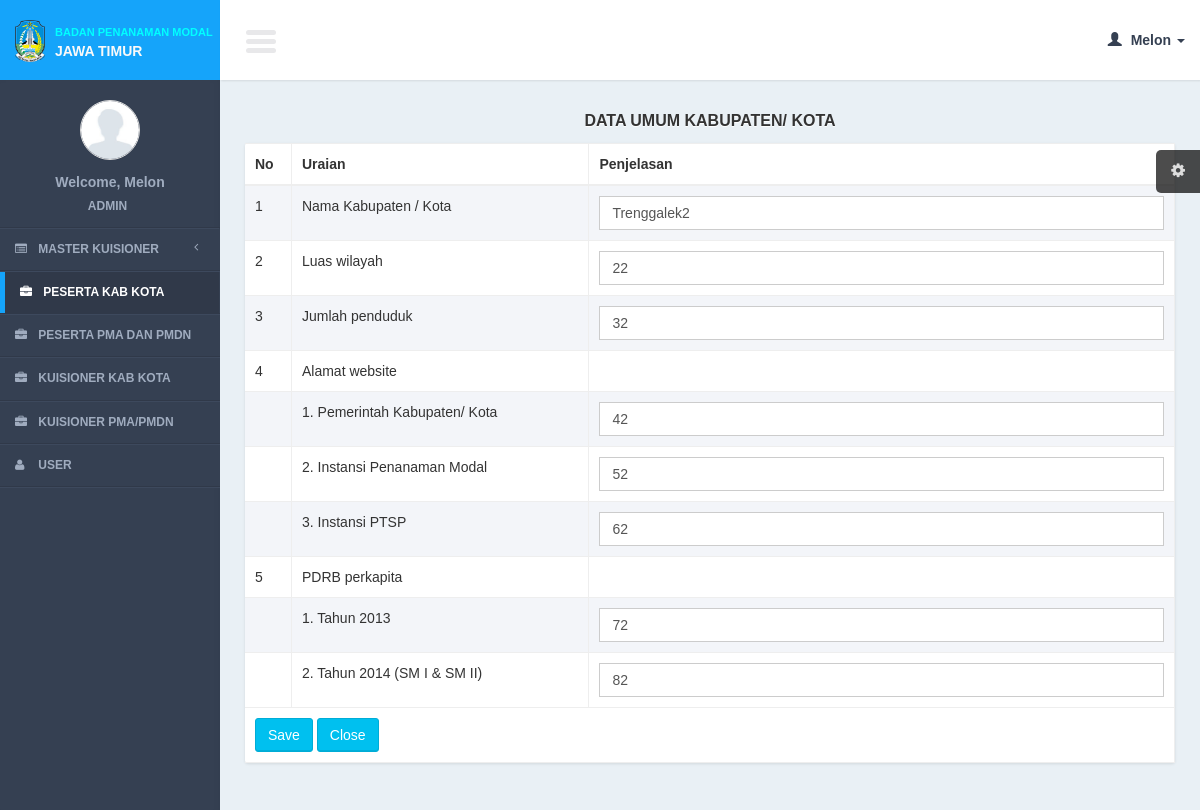
/controllers/participant.php?page=form&id=4 (signed in), run on the app's committed database.
### tables this page shows
CREATE TABLE IF NOT EXISTS `participants1` (
`participant1_id` int(11) NOT NULL,
  `q1_id` int(11) NOT NULL,
  `participant1_question` text NOT NULL,
  `participant1_answer` text NOT NULL,
  `participant_id` int(11) NOT NULL
);

CREATE TABLE IF NOT EXISTS `participants1_details` (
`participant1_detail_id` int(11) NOT NULL,
  `participant1_id` int(11) NOT NULL,
  `q1d_id` int(11) NOT NULL,
  `participant1_detail_question` text NOT NULL,
  `participant1_detail_answer` text NOT NULL
);

CREATE TABLE IF NOT EXISTS `questions1` (
`q1_id` int(11) NOT NULL,
  `q1_name` text NOT NULL,
  `q1_get_child` int(11) NOT NULL,
  `data_id` int(11) NOT NULL
);

### models/participant_model.php (called while the page is built, shortened)
<?php
function select_participants1($id){
	$query = mysql_query("select a.*, b.q1_get_child
		from participants1 a
		join questions1 b on b.q1_id = a.q1_id
		where participant_id = '$id'
		order by participant_id
		");
	return $query;
}
function select_child($type, $id){
	if($type == 1){
		$query = mysql_query("select * from questions1_details where q1_id = '".$id."'
												order by q1d_id");
	}else{
		$query = mysql_query("select * from participants1_details where participant1_id= '".$id."'
												order by participant1_detail_id");
	}
	return $query;
}
?>

### views/participant/form.php (the view, shortened to what this page needs)
      <section class="content">
          <div class="row">
              <div class="col-xs-12">
                 <div class="title_page"> DATA UMUM KABUPATEN/ KOTA</div>
                  <div class="box">
                      <div class="box-body no-padding">
                        <form action="<?= $action?>" method="post" enctype="multipart/form-data" role="form">
                             <table width="100%" class="table table-bordered table-striped" id="">
                              <thead>
                                  <tr>
                                  <th width="5%">No</th>
                                      <th width="32%">Uraian</th>
                                      <th width="63%">Penjelasan</th>
                                  </tr>
                              </thead>
                              <tbody>
                                  <?php
                                 $no = 1;
                                  while($row = mysql_fetch_array($query)){
	if($type == 1){
		$question = $row['q1_name'];
		$answer = '';
		$id_child = $row['q1_id'];
	}else{
		$question = $row['participant1_question'];
		$answer = $row['participant1_answer'];
		$id_child = $row['participant1_id'];
	}
                                  ?>
                                  <tr>
                                  <td><?= $no?></td>
                                      <td><?= $question ?></td>
                                       <td>
                           <?php
if($row['q1_get_child']==0){
?>
                           <input required type="text" name="i_participants1_<?= $no ?>" class="form-control" placeholder="" value="<?= $answer ?>"/>
                           <?php
}
?>
                                       </td>
                                  </tr>
                                  <?php
                                  if($row['q1_get_child'] == 1){
	?>
                                   <?php
		$query_child = select_child($type, $id_child);
		$no_child = 1;
                                       while($row_child = mysql_fetch_array($query_child)){
				if($type == 1){
					$question_child = $row_child['q1d_name'];
					$answer_child = '';
				}else{
					$question_child = $row_child['participant1_detail_question'];
					$answer_child = $row_child['participant1_detail_answer'];
				}
                                      ?>
                                  <tr>
                                  <td>&nbsp;</td>
                                   <td  >
                                   	<?= $no_child.". ".$question_child;?></td>
                                      <td>
                                      <input required="required" type="text" name="i_participants1_detail_<?= $row['q1_id']?>_<?= $no_child  ?>" class="form-control" placeholder="" value="<?= $answer_child?>"/>
                                      </td>
                                      </tr>
		<?php
		$no_child++;
		 }
		?>
                                  <?php
	}
	$no++;
                                  }
                                  ?>
                              </tbody>
                               <tfoot>
                                  <tr>
                                      <td colspan="4">     <input class="btn btn-info" type="submit" value="Save"/>  <a href="<?= $close_button?>" class="btn btn-info" >Close</a></td>
                                  </tr>
                              </tfoot>
                          </table>
                          </form>
                      </div>
                  </div>
              </div>
          </div>
     </section>

### css/AdminLTE.css (style rules this page uses)
html { font-family: 'Source Sans Pro', sans-serif; -webkit-font-smoothing: antialiased; min-height: 100%; background: #354052; }
body { font-family: 'Source Sans Pro', sans-serif; -webkit-font-smoothing: antialiased; min-height: 100%; background: #E9F0F5; }
a { color: #3c8dbc; }
.content { padding: 30px 10px; }
.no-padding { padding: 0px !important; }
.table-striped > tbody > tr:nth-child(odd), .table-striped > tbody > tr:nth-child(odd) { background:#F3F5F9; }
.form-control { -webkit-border-radius: 0px !important; -moz-border-radius: 0px !important; border-radius: 0px !important; box-shadow: none; }
.box { position: relative; margin-bottom: 20px; -webkit-border-radius: 3px; -moz-border-radius: 3px; border-radius: 3px !important; width: 100%; background:#fff; box-shadow: 0 1px 3px rgba(0, 0, 0, 0.1); }
.box .box-body { padding-top:10px; -webkit-border-top-left-radius: 0; -webkit-border-top-right-radius: 0; -webkit-border-bottom-right-radius: 3px; -webkit-border-bottom-left-radius: 3px; -moz-border-radius-topleft: 0; -moz-border-radius-topright: 0; -moz-border-radius-bottomright: 3px; -moz-border-radius-bottomleft: 3px; border-top-left-radius: 0; border-top-right-radius: 0; border-bottom-right-radius: 3px; border-bottom-left-radius: 3px; border-radius:3px; padding-bottom:20px; }
.box .box-body .table { margin-bottom: 0; }
.btn { font-weight: 500; -webkit-border-radius: 3px; -moz-border-radius: 3px; border-radius: 3px; border: 1px solid transparent; -webkit-box-shadow: inset 0px -2px 0px 0px rgba(0, 0, 0, 0.09); -moz-box-shadow: inset 0px -2px 0px 0px rgba(0, 0, 0, 0.09); box-shadow: inset 0px -1px 0px 0px rgba(0, 0, 0, 0.09); }
.btn.btn-info { background-color: #00c0ef; border-color: #00acd6; }
.title_page { font-size:medium; text-align:center; font-weight:bold; margin-bottom:10px; text-shadow: 0 1px 1px #ffffff; }

### data on the page
participants1: participant1_question "Nama Kabupaten / Kota", i_participants1_1 "Trenggalek2"
participants1: participant1_question "Luas wilayah", participant1_answer "22"
participants1: participant1_question "Jumlah penduduk", participant1_answer "32"
participants1: participant1_question "Alamat website"
participants1_details: participant1_detail_question "Pemerintah Kabupaten/ Kota", participant1_detail_answer "42"
participants1_details: participant1_detail_question "Instansi Penanaman Modal", participant1_detail_answer "52"
participants1_details: participant1_detail_question "Instansi PTSP", participant1_detail_answer "62"
participants1: participant1_question "PDRB perkapita"
participants1_details: participant1_detail_question "Tahun 2013", participant1_detail_answer "72"
participants1_details: participant1_detail_question "Tahun 2014 (SM I & SM II)", participant1_detail_answer "82"

### other printed values
$user_data[0] "Melon"
$user_data[1] "ADMIN"
